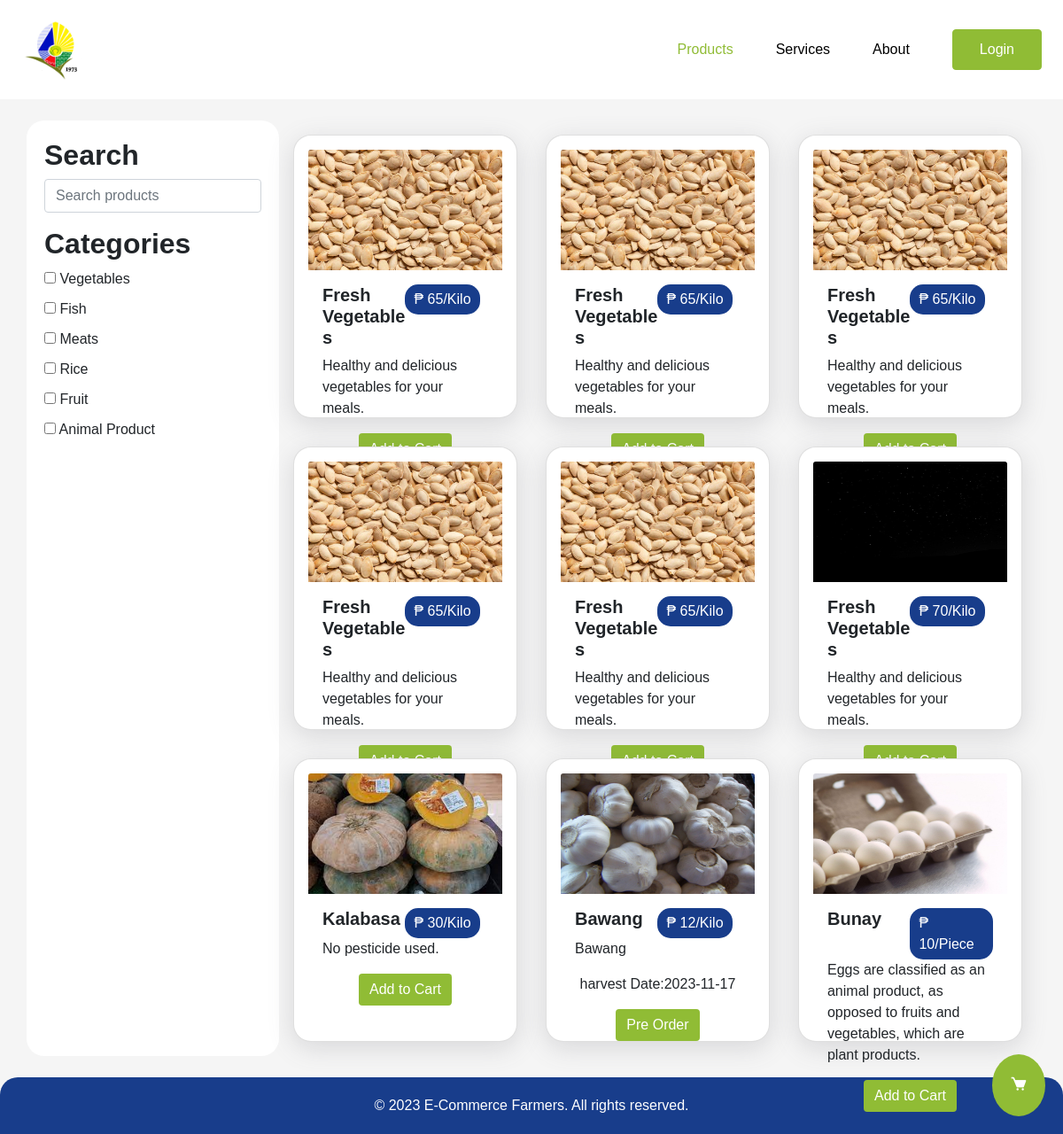
The page / on the database its author committed.
### tables this page shows
CREATE TABLE `product_list` (
  `id` int(11) NOT NULL,
  `image` varchar(300) NOT NULL,
  `title` varchar(300) NOT NULL,
  `description` varchar(300) NOT NULL,
  `price` int(11) NOT NULL,
  `quantity` int(11) NOT NULL,
  `categories` varchar(255) NOT NULL,
  `harvest` date DEFAULT NULL,
  `timestamp` datetime NOT NULL DEFAULT current_timestamp() ON UPDATE current_timestamp(),
  `unit` text NOT NULL,
  `status` varchar(50) NOT NULL
);

### index.php (the view, shortened to what this page needs)
<?php
    include 'components/header.php';
    function getLogin() {
        if(isset($_SESSION["loggedin"]) && $_SESSION["loggedin"] === true){
            echo '<li><a href="profile.php"><i class="bx bx-user"></i></a></li>';
            echo '<li><a href="logout.php" class="btn btn-primary">Logout</a></li>';
        } else {
            echo '<li><a href="login.php" class="btn btn-primary">Login</a></li>';
        }
    }
?>
<body>
    <div class="position-bottom-right">
        <a href="cart.php" class="btn btn-primary text-decoration-none border-0" id="cart-button">
            <i class='bx bxs-cart'></i>
        </a>
    </div>
    <div class="wrapper w-100">
        <nav class="d-flex justify-content-between align-items-center flex-wrap">
            <a href="index.php"><img src="img/logo.png" class="logo" /></a>
            <div class="menu">
                <ul class="d-flex align-items-center list-unstyled gap-5 m-0">
                    <li><a href="#sidebar" target="_self" class="active">Products</a></li>
                    <li><a href="services.php" target="_self">Services</a></li>
                    <li><a href="about.php" target="_self">About</a></li>
                    <?php
                        getLogin();
                    ?>
                </ul>
            </div>
        </nav>
    </div>
    <?php
        $getCategoriesQuery = "SELECT cat_name FROM categories";
        $getCategoriesStmt = $conn->prepare($getCategoriesQuery);
        $getCategoriesStmt->execute();
        $categoriesResult = $getCategoriesStmt->get_result();
        if ($categoriesResult->num_rows > 0) {
            $categories = [];
            while ($row = $categoriesResult->fetch_assoc()) {
                $categories[] = $row['cat_name'];
            }
        } else {
            $categories = ["Vegetables", "Fish", "Meats", "Rice", "Fruit"];
        }
        $selectedCategories = [];
        $whereClause = "";
        $sql = "SELECT id, image, title, description, price, quantity, unit, harvest, status FROM product_list $whereClause";
        $result = $conn->query($sql);
        $products = [];
        if ($result->num_rows > 0) {
            while ($row = $result->fetch_assoc()) {
                $products[] = $row;
            }
        }
    ?>
    <div class="container mt-4 mb-4">
        <div class="row">
            <div class="col-lg-3 sidebar" id="sidebar">
                <h2 class="fw-bolder">Search</h2>
                <input type="text" id="searchInput" class="form-control mb-3" placeholder="Search products">
                <h2 class="fw-bolder">Categories</h2>
                <?php foreach ($categories as $category) { ?>
                <div class="category">
                    <label>
                        <input type="checkbox" class="category-checkbox" name="category[]"
                            value="<?php echo $category; ?>"
                            <?php if (in_array($category, $selectedCategories)) echo 'checked'; ?>>
                        <?php echo $category; ?>
                    </label>
                </div>
                <?php } ?>
            </div>
            <div class="col-lg-9">
                <div class="row" id="productContainer">
                    <?php foreach ($products as $product) { ?>
                    <div class="col-md-4">
                        <div class="card">
                            <img src="img/<?php echo $product['image']; ?>" class="card-img-top"
                                alt="<?php echo $product['title']; ?>">
                            <div class="card-body">
                                <div class="d-sm-flex">
                                    <div class="col-md-6">
                                        <h5 class="card-title fw-bolder"><?php echo $product['title']; ?></h5>
                                    </div>
                                    <div class="col-md-6">
                                        <p class="card-text price">₱ <?php echo $product['price'] .'/'. $product['unit']; ?></p>
                                    </div>
                                </div>
                                <p class="card-text"><?php echo $product['description']; ?></p>
                                <form action="cart.php" method="get">
                                    <div class="text-center">
                                        <?php if($product['status'] === 'On Sale') { ?>
                                            <button type="submit" class="btn btn-primary border-0" name="submit">Add to Cart</button>
                                        <?php } ?>
                                    </div>
                                </form>
                                <form action="preorder_add.php" method="post">
                                    <?php if($product['status'] === 'Pre Order') { ?>
                                        <div class="text-center">
                                            <p><?= 'harvest Date:' . $product['harvest'] ?></p>
                                            <button class="btn btn-primary border-0" name="preorder" type="submit">Pre Order</button>
                                        </div>
                                    <?php } ?>
                                </form>
                            </div>
                        </div>
                    </div>
                    <?php } ?>
                </div>
            </div>
        </div>
    </div>
    <footer>
        <p class="m-0">&copy; 2023 E-Commerce Farmers. All rights reserved.</p>
    </footer>
</body>
</html>

### css/style.css (style rules this page uses)
* { padding: 0; margin: 0; box-sizing: border-box; font-family: "Poppins", sans-serif; }
:root { --text: #000000; --background: #f5f5f5; --primary: #90BC35; --secondary: #FFF78C; --accent: #183D8B; --white: #FFFFFF; }
body { max-width: 1250px; width: 100%; margin: auto; background-color: var(--background); }
.position-bottom-right { position: fixed; bottom: 20px; right: 20px; z-index: 1000; }
.position-bottom-right a { background-color: var(--primary); padding: 20px; font-size: 20px; border-radius: 100%; }
nav { background-color: white; padding: 1rem 1.5rem; }
nav .btn-primary { padding: 10px 30px; background-color: var(--primary); border: 1px solid var(--primary); color: var(--white); transition: all 0.3s ease-in-out; }
nav .logo { width: 5rem; border-radius: 10px; }
nav ul a { text-decoration: none; color: var(--text); }
nav ul .active { color: var(--primary); }
.sidebar { background-color: var(--white); padding: 20px; border-radius: 20px; }
.sidebar .category { margin-bottom: 10px; }
.container .card { border-radius: 20px; padding: 1rem; box-shadow: rgba(100, 100, 111, 0.2) 0px 7px 29px 0px; transition: transform 0.3s ease; height: 20em; }
.container .card .price { width: -moz-fit-content; width: fit-content; padding: 5px 10px; border-radius: 15px; color: var(--white); background-color: var(--accent); }
.container .card .btn-primary { background-color: var(--primary); }
.container .card img { width: 100%; height: 17vh; }
.container .col-md-4 { padding: 1rem; }
footer { background-color: var(--accent); padding: 20px 0; text-align: center; border-radius: 20px 20px 0 0; }
footer p { color: var(--white); }

### rows shown on the page
product_list: image (picture), title "Fresh Vegetables", price "65", unit "Kilo", description "Healthy and delicious vegetables for your meals."
product_list: image (picture), title "Fresh Vegetables", price "65", unit "Kilo", description "Healthy and delicious vegetables for your meals."
product_list: image (picture), title "Fresh Vegetables", price "65", unit "Kilo", description "Healthy and delicious vegetables for your meals."
product_list: image (picture), title "Fresh Vegetables", price "65", unit "Kilo", description "Healthy and delicious vegetables for your meals."
product_list: image (picture), title "Fresh Vegetables", price "65", unit "Kilo", description "Healthy and delicious vegetables for your meals."
product_list: image (placeholder picture), title "Fresh Vegetables", price "70", unit "Kilo", description "Healthy and delicious vegetables for your meals."
product_list: image (picture), title "Kalabasa", price "30", unit "Kilo", description "No pesticide used.", status "Add to Cart"
product_list: image+title (picture), title "Bawang", price "12", unit "Kilo", description "Bawang", harvest "2023-11-17"
product_list: image (picture), title "Bunay", price "10", unit "Piece", description "Eggs are classified as an animal product, as opposed to fruits and vegetables, which are plant products.", status "Add to Cart"

### other values the page prints
$category "Vegetables"
$category "Fish"
$category "Meats"
$category "Rice"
$category "Fruit"
$category "Animal Product"
